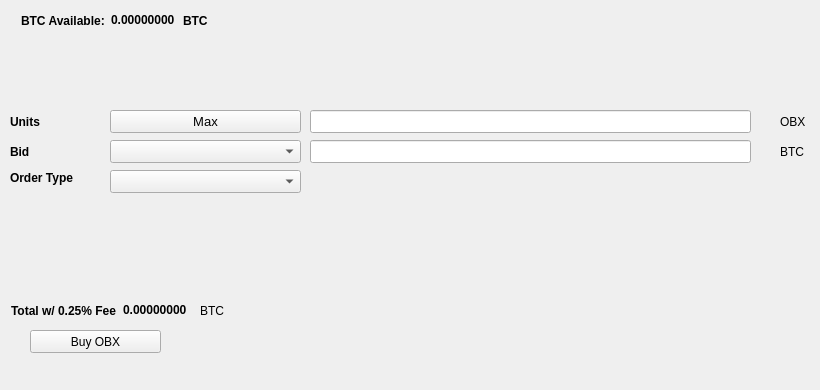
   <widget class="QWidget" name="BuyTab">
    <attribute name="title">
     <string>Buy</string>
    </attribute>
    <widget class="QPushButton" name="BuyOBX">
     <property name="geometry">
      <rect>
       <x>30</x>
       <y>330</y>
       <width>131</width>
       <height>23</height>
      </rect>
     </property>
     <property name="text">
      <string>Buy OBX</string>
     </property>
     <property name="icon">
      <iconset resource="../Orbox.qrc">
       <normaloff>:/icons/bitcoin</normaloff>:/icons/bitcoin</iconset>
     </property>
    </widget>
    <widget class="QLabel" name="label_3">
     <property name="geometry">
      <rect>
       <x>10</x>
       <y>110</y>
       <width>46</width>
       <height>23</height>
      </rect>
     </property>
     <property name="font">
      <font>
       <weight>75</weight>
       <bold>true</bold>
      </font>
     </property>
     <property name="text">
      <string>Units</string>
     </property>
    </widget>
    <widget class="QLineEdit" name="UnitsInput">
     <property name="geometry">
      <rect>
       <x>310</x>
       <y>110</y>
       <width>441</width>
       <height>23</height>
      </rect>
     </property>
     <property name="font">
      <font>
       <pointsize>9</pointsize>
       <weight>75</weight>
       <bold>true</bold>
      </font>
     </property>
    </widget>
    <widget class="QLineEdit" name="BuyBidPriceEdit">
     <property name="geometry">
      <rect>
       <x>310</x>
       <y>140</y>
       <width>441</width>
       <height>23</height>
      </rect>
     </property>
     <property name="font">
      <font>
       <pointsize>9</pointsize>
       <weight>75</weight>
       <bold>true</bold>
      </font>
     </property>
    </widget>
    <widget class="QLabel" name="label_4">
     <property name="geometry">
      <rect>
       <x>780</x>
       <y>110</y>
       <width>31</width>
       <height>23</height>
      </rect>
     </property>
     <property name="text">
      <string>OBX</string>
     </property>
    </widget>
    <widget class="QLabel" name="label_5">
     <property name="geometry">
      <rect>
       <x>780</x>
       <y>140</y>
       <width>31</width>
       <height>23</height>
      </rect>
     </property>
     <property name="text">
      <string>BTC</string>
     </property>
    </widget>
    <widget class="QLabel" name="label_6">
     <property name="geometry">
      <rect>
       <x>10</x>
       <y>140</y>
       <width>46</width>
       <height>23</height>
      </rect>
     </property>
     <property name="font">
      <font>
       <weight>75</weight>
       <bold>true</bold>
      </font>
     </property>
     <property name="text">
      <string>Bid</string>
     </property>
    </widget>
    <widget class="QLabel" name="label_7">
     <property name="geometry">
      <rect>
       <x>10</x>
       <y>170</y>
       <width>91</width>
       <height>16</height>
      </rect>
     </property>
     <property name="font">
      <font>
       <weight>75</weight>
       <bold>true</bold>
      </font>
     </property>
     <property name="text">
      <string>Order Type</string>
     </property>
    </widget>
    <widget class="QPushButton" name="Buy_Max_Amount">
     <property name="geometry">
      <rect>
       <x>110</x>
       <y>110</y>
       <width>191</width>
       <height>23</height>
      </rect>
     </property>
     <property name="font">
      <font>
       <pointsize>10</pointsize>
      </font>
     </property>
     <property name="text">
      <string>Max</string>
     </property>
    </widget>
    <widget class="QComboBox" name="BuyBidcomboBox">
     <property name="geometry">
      <rect>
       <x>110</x>
       <y>140</y>
       <width>191</width>
       <height>23</height>
      </rect>
     </property>
     <property name="font">
      <font>
       <pointsize>10</pointsize>
      </font>
     </property>
    </widget>
    <widget class="QComboBox" name="buyOrdertypeCombo">
     <property name="geometry">
      <rect>
       <x>110</x>
       <y>170</y>
       <width>191</width>
       <height>23</height>
      </rect>
     </property>
     <property name="font">
      <font>
       <pointsize>10</pointsize>
      </font>
     </property>
    </widget>
    <widget class="QWidget" name="layoutWidget1">
     <property name="geometry">
      <rect>
       <x>21</x>
       <y>11</y>
       <width>227</width>
       <height>19</height>
      </rect>
     </property>
     <layout class="QHBoxLayout" name="horizontalLayout_3">
      <item>
       <widget class="QLabel" name="label232">
        <property name="font">
         <font>
          <weight>75</weight>
          <bold>true</bold>
         </font>
        </property>
        <property name="text">
         <string>BTC Available:</string>
        </property>
       </widget>
      </item>
      <item>
       <widget class="QLabel" name="BtcAvailableLbl">
        <property name="palette">
         <palette>
          <active>
           <colorrole role="WindowText">
            <brush brushstyle="SolidPattern">
             <color alpha="255">
              <red>0</red>
              <green>0</green>
              <blue>0</blue>
             </color>
            </brush>
           </colorrole>
           <colorrole role="Button">
            <brush brushstyle="SolidPattern">
             <color alpha="255">
              <red>0</red>
              <green>170</green>
              <blue>0</blue>
             </color>
            </brush>
           </colorrole>
           <colorrole role="Light">
            <brush brushstyle="SolidPattern">
             <color alpha="255">
              <red>0</red>
              <green>255</green>
              <blue>0</blue>
             </color>
            </brush>
           </colorrole>
           <colorrole role="Midlight">
            <brush brushstyle="SolidPattern">
             <color alpha="255">
              <red>0</red>
              <green>212</green>
              <blue>0</blue>
             </color>
            </brush>
           </colorrole>
           <colorrole role="Dark">
            <brush brushstyle="SolidPattern">
             <color alpha="255">
              <red>0</red>
              <green>85</green>
              <blue>0</blue>
             </color>
            </brush>
           </colorrole>
           <colorrole role="Mid">
            <brush brushstyle="SolidPattern">
             <color alpha="255">
              <red>0</red>
              <green>113</green>
              <blue>0</blue>
             </color>
            </brush>
           </colorrole>
           <colorrole role="Text">
            <brush brushstyle="SolidPattern">
             <color alpha="255">
              <red>0</red>
              <green>170</green>
              <blue>0</blue>
             </color>
            </brush>
           </colorrole>
           <colorrole role="BrightText">
            <brush brushstyle="SolidPattern">
             <color alpha="255">
              <red>255</red>
              <green>255</green>
              <blue>255</blue>
             </color>
            </brush>
           </colorrole>
           <colorrole role="ButtonText">
            <brush brushstyle="SolidPattern">
             <color alpha="255">
              <red>0</red>
              <green>0</green>
              <blue>0</blue>
             </color>
            </brush>
           </colorrole>
           <colorrole role="Base">
            <brush brushstyle="SolidPattern">
             <color alpha="255">
              <red>255</red>
              <green>255</green>
              <blue>255</blue>
             </color>
            </brush>
           </colorrole>
           <colorrole role="Window">
            <brush brushstyle="SolidPattern">
             <color alpha="255">
              <red>0</red>
              <green>170</green>
              <blue>0</blue>
             </color>
            </brush>
           </colorrole>
           <colorrole role="Shadow">
            <brush brushstyle="SolidPattern">
             <color alpha="255">
              <red>0</red>
              <green>0</green>
              <blue>0</blue>
             </color>
            </brush>
           </colorrole>
           <colorrole role="AlternateBase">
            <brush brushstyle="SolidPattern">
             <color alpha="255">
              <red>127</red>
              <green>212</green>
              <blue>127</blue>
             </color>
            </brush>
           </colorrole>
           <colorrole role="ToolTipBase">
            <brush brushstyle="SolidPattern">
             <color alpha="255">
              <red>255</red>
              <green>255</green>
              <blue>220</blue>
             </color>
            </brush>
           </colorrole>
           <colorrole role="ToolTipText">
            <brush brushstyle="SolidPattern">
             <color alpha="255">
              <red>0</red>
              <green>0</green>
              <blue>0</blue>
             </color>
            </brush>
           </colorrole>
          </active>
          <inactive>
           <colorrole role="WindowText">
            <brush brushstyle="SolidPattern">
             <color alpha="255">
              <red>0</red>
              <green>0</green>
              <blue>0</blue>
             </color>
            </brush>
           </colorrole>
           <colorrole role="Button">
            <brush brushstyle="SolidPattern">
             <color alpha="255">
              <red>0</red>
              <green>170</green>
              <blue>0</blue>
             </color>
            </brush>
           </colorrole>
           <colorrole role="Light">
            <brush brushstyle="SolidPattern">
             <color alpha="255">
              <red>0</red>
              <green>255</green>
              <blue>0</blue>
             </color>
            </brush>
           </colorrole>
           <colorrole role="Midlight">
            <brush brushstyle="SolidPattern">
             <color alpha="255">
              <red>0</red>
              <green>212</green>
              <blue>0</blue>
             </color>
            </brush>
           </colorrole>
           <colorrole role="Dark">
            <brush brushstyle="SolidPattern">
             <color alpha="255">
              <red>0</red>
              <green>85</green>
              <blue>0</blue>
             </color>
            </brush>
           </colorrole>
           <colorrole role="Mid">
            <brush brushstyle="SolidPattern">
             <color alpha="255">
              <red>0</red>
              <green>113</green>
              <blue>0</blue>
             </color>
            </brush>
           </colorrole>
           <colorrole role="Text">
            <brush brushstyle="SolidPattern">
             <color alpha="255">
              <red>0</red>
              <green>170</green>
              <blue>0</blue>
             </color>
            </brush>
           </colorrole>
           <colorrole role="BrightText">
            <brush brushstyle="SolidPattern">
             <color alpha="255">
              <red>255</red>
              <green>255</green>
              <blue>255</blue>
             </color>
            </brush>
           </colorrole>
           <colorrole role="ButtonText">
            <brush brushstyle="SolidPattern">
             <color alpha="255">
              <red>0</red>
              <green>0</green>
              <blue>0</blue>
             </color>
            </brush>
           </colorrole>
           <colorrole role="Base">
            <brush brushstyle="SolidPattern">
             <color alpha="255">
              <red>255</red>
              <green>255</green>
              <blue>255</blue>
             </color>
            </brush>
           </colorrole>
           <colorrole role="Window">
            <brush brushstyle="SolidPattern">
             <color alpha="255">
              <red>0</red>
              <green>170</green>
              <blue>0</blue>
             </color>
            </brush>
           </colorrole>
           <colorrole role="Shadow">
            <brush brushstyle="SolidPattern">
             <color alpha="255">
              <red>0</red>
              <green>0</green>
              <blue>0</blue>
             </color>
            </brush>
           </colorrole>
           <colorrole role="AlternateBase">
            <brush brushstyle="SolidPattern">
             <color alpha="255">
              <red>127</red>
              <green>212</green>
              <blue>127</blue>
             </color>
            </brush>
           </colorrole>
           <colorrole role="ToolTipBase">
            <brush brushstyle="SolidPattern">
             <color alpha="255">
              <red>255</red>
              <green>255</green>
              <blue>220</blue>
             </color>
            </brush>
           </colorrole>
           <colorrole role="ToolTipText">
            <brush brushstyle="SolidPattern">
             <color alpha="255">
              <red>0</red>
              <green>0</green>
              <blue>0</blue>
             </color>
            </brush>
           </colorrole>
          </inactive>
          <disabled>
           <colorrole role="WindowText">
            <brush brushstyle="SolidPattern">
             <color alpha="255">
              <red>0</red>
              <green>85</green>
              <blue>0</blue>
             </color>
            </brush>
           </colorrole>
           <colorrole role="Button">
            <brush brushstyle="SolidPattern">
             <color alpha="255">
              <red>0</red>
              <green>170</green>
              <blue>0</blue>
             </color>
            </brush>
           </colorrole>
           <colorrole role="Light">
            <brush brushstyle="SolidPattern">
             <color alpha="255">
              <red>0</red>
              <green>255</green>
              <blue>0</blue>
             </color>
            </brush>
           </colorrole>
           <colorrole role="Midlight">
            <brush brushstyle="SolidPattern">
             <color alpha="255">
              <red>0</red>
              <green>212</green>
              <blue>0</blue>
             </color>
            </brush>
           </colorrole>
           <colorrole role="Dark">
            <brush brushstyle="SolidPattern">
             <color alpha="255">
              <red>0</red>
              <green>85</green>
              <blue>0</blue>
             </color>
            </brush>
           </colorrole>
           <colorrole role="Mid">
            <brush brushstyle="SolidPattern">
             <color alpha="255">
              <red>0</red>
              <green>113</green>
              <blue>0</blue>
             </color>
            </brush>
           </colorrole>
           <colorrole role="Text">
            <brush brushstyle="SolidPattern">
             <color alpha="255">
              <red>0</red>
              <green>85</green>
              <blue>0</blue>
             </color>
            </brush>
           </colorrole>
           <colorrole role="BrightText">
            <brush brushstyle="SolidPattern">
             <color alpha="255">
              <red>255</red>
              <green>255</green>
              <blue>255</blue>
             </color>
            </brush>
           </colorrole>
           <colorrole role="ButtonText">
            <brush brushstyle="SolidPattern">
             <color alpha="255">
              <red>0</red>
              <green>85</green>
              <blue>0</blue>
             </color>
            </brush>
           </colorrole>
           <colorrole role="Base">
            <brush brushstyle="SolidPattern">
             <color alpha="255">
              <red>0</red>
              <green>170</green>
              <blue>0</blue>
             </color>
            </brush>
           </colorrole>
           <colorrole role="Window">
            <brush brushstyle="SolidPattern">
             <color alpha="255">
              <red>0</red>
              <green>170</green>
              <blue>0</blue>
             </color>
            </brush>
           </colorrole>
           <colorrole role="Shadow">
            <brush brushstyle="SolidPattern">
             <color alpha="255">
              <red>0</red>
              <green>0</green>
              <blue>0</blue>
             </color>
            </brush>
           </colorrole>
           <colorrole role="AlternateBase">
            <brush brushstyle="SolidPattern">
             <color alpha="255">
              <red>0</red>
              <green>170</green>
              <blue>0</blue>
             </color>
            </brush>
           </colorrole>
           <colorrole role="ToolTipBase">
            <brush brushstyle="SolidPattern">
             <color alpha="255">
              <red>255</red>
              <green>255</green>
              <blue>220</blue>
             </color>
            </brush>
           </colorrole>
           <colorrole role="ToolTipText">
            <brush brushstyle="SolidPattern">
             <color alpha="255">
              <red>0</red>
              <green>0</green>
              <blue>0</blue>
             </color>
            </brush>
           </colorrole>
          </disabled>
         </palette>
        </property>
        <property name="font">
         <font>
          <weight>75</weight>
          <bold>true</bold>
         </font>
        </property>
        <property name="text">
         <string>0.00000000</string>
        </property>
        <property name="textInteractionFlags">
         <set>Qt::LinksAccessibleByMouse|Qt::TextSelectableByKeyboard|Qt::TextSelectableByMouse</set>
        </property>
       </widget>
      </item>
      <item>
       <widget class="QLabel" name="BtcAvailableLbl_2">
        <property name="font">
         <font>
          <weight>75</weight>
          <bold>true</bold>
         </font>
        </property>
        <property name="text">
         <string>BTC</string>
        </property>
       </widget>
      </item>
     </layout>
    </widget>
    <widget class="QWidget" name="layoutWidge2">
     <property name="geometry">
      <rect>
       <x>11</x>
       <y>301</y>
       <width>259</width>
       <height>19</height>
      </rect>
     </property>
     <layout class="QHBoxLayout" name="horizontalLayout_4">
      <item>
       <widget class="QLabel" name="label_9">
        <property name="font">
         <font>
          <weight>75</weight>
          <bold>true</bold>
         </font>
        </property>
        <property name="text">
         <string>Total w/ 0.25% Fee</string>
        </property>
       </widget>
      </item>
      <item>
       <widget class="QLabel" name="BuyCostLabel">
        <property name="palette">
         <palette>
          <active>
           <colorrole role="WindowText">
            <brush brushstyle="SolidPattern">
             <color alpha="255">
              <red>0</red>
              <green>0</green>
              <blue>0</blue>
             </color>
            </brush>
           </colorrole>
           <colorrole role="Button">
            <brush brushstyle="SolidPattern">
             <color alpha="255">
              <red>0</red>
              <green>170</green>
              <blue>0</blue>
             </color>
            </brush>
           </colorrole>
           <colorrole role="Light">
            <brush brushstyle="SolidPattern">
             <color alpha="255">
              <red>0</red>
              <green>255</green>
              <blue>0</blue>
             </color>
            </brush>
           </colorrole>
           <colorrole role="Midlight">
            <brush brushstyle="SolidPattern">
             <color alpha="255">
              <red>0</red>
              <green>212</green>
              <blue>0</blue>
             </color>
            </brush>
           </colorrole>
           <colorrole role="Dark">
            <brush brushstyle="SolidPattern">
             <color alpha="255">
              <red>0</red>
              <green>85</green>
              <blue>0</blue>
             </color>
            </brush>
           </colorrole>
           <colorrole role="Mid">
            <brush brushstyle="SolidPattern">
             <color alpha="255">
              <red>0</red>
              <green>113</green>
              <blue>0</blue>
             </color>
            </brush>
           </colorrole>
           <colorrole role="Text">
            <brush brushstyle="SolidPattern">
             <color alpha="255">
              <red>0</red>
              <green>170</green>
              <blue>0</blue>
             </color>
            </brush>
           </colorrole>
           <colorrole role="BrightText">
            <brush brushstyle="SolidPattern">
             <color alpha="255">
              <red>255</red>
              <green>255</green>
              <blue>255</blue>
             </color>
            </brush>
           </colorrole>
           <colorrole role="ButtonText">
            <brush brushstyle="SolidPattern">
             <color alpha="255">
              <red>0</red>
              <green>0</green>
              <blue>0</blue>
             </color>
            </brush>
           </colorrole>
           <colorrole role="Base">
            <brush brushstyle="SolidPattern">
             <color alpha="255">
              <red>255</red>
              <green>255</green>
              <blue>255</blue>
             </color>
            </brush>
           </colorrole>
           <colorrole role="Window">
            <brush brushstyle="SolidPattern">
             <color alpha="255">
              <red>0</red>
              <green>170</green>
              <blue>0</blue>
             </color>
            </brush>
           </colorrole>
           <colorrole role="Shadow">
            <brush brushstyle="SolidPattern">
             <color alpha="255">
              <red>0</red>
              <green>0</green>
              <blue>0</blue>
             </color>
            </brush>
           </colorrole>
           <colorrole role="AlternateBase">
            <brush brushstyle="SolidPattern">
             <color alpha="255">
              <red>127</red>
              <green>212</green>
              <blue>127</blue>
             </color>
            </brush>
           </colorrole>
           <colorrole role="ToolTipBase">
            <brush brushstyle="SolidPattern">
             <color alpha="255">
              <red>255</red>
              <green>255</green>
              <blue>220</blue>
             </color>
            </brush>
           </colorrole>
           <colorrole role="ToolTipText">
            <brush brushstyle="SolidPattern">
             <color alpha="255">
              <red>0</red>
              <green>0</green>
              <blue>0</blue>
             </color>
            </brush>
           </colorrole>
          </active>
          <inactive>
           <colorrole role="WindowText">
            <brush brushstyle="SolidPattern">
             <color alpha="255">
              <red>0</red>
              <green>0</green>
              <blue>0</blue>
             </color>
            </brush>
           </colorrole>
           <colorrole role="Button">
            <brush brushstyle="SolidPattern">
             <color alpha="255">
              <red>0</red>
              <green>170</green>
              <blue>0</blue>
             </color>
            </brush>
           </colorrole>
           <colorrole role="Light">
            <brush brushstyle="SolidPattern">
             <color alpha="255">
              <red>0</red>
              <green>255</green>
              <blue>0</blue>
             </color>
            </brush>
           </colorrole>
           <colorrole role="Midlight">
            <brush brushstyle="SolidPattern">
             <color alpha="255">
              <red>0</red>
              <green>212</green>
              <blue>0</blue>
             </color>
            </brush>
           </colorrole>
           <colorrole role="Dark">
            <brush brushstyle="SolidPattern">
             <color alpha="255">
              <red>0</red>
              <green>85</green>
              <blue>0</blue>
             </color>
            </brush>
           </colorrole>
           <colorrole role="Mid">
            <brush brushstyle="SolidPattern">
             <color alpha="255">
              <red>0</red>
              <green>113</green>
              <blue>0</blue>
             </color>
            </brush>
           </colorrole>
           <colorrole role="Text">
            <brush brushstyle="SolidPattern">
             <color alpha="255">
              <red>0</red>
              <green>170</green>
              <blue>0</blue>
             </color>
            </brush>
           </colorrole>
           <colorrole role="BrightText">
            <brush brushstyle="SolidPattern">
             <color alpha="255">
              <red>255</red>
              <green>255</green>
              <blue>255</blue>
             </color>
            </brush>
           </colorrole>
           <colorrole role="ButtonText">
            <brush brushstyle="SolidPattern">
             <color alpha="255">
              <red>0</red>
              <green>0</green>
              <blue>0</blue>
             </color>
            </brush>
           </colorrole>
           <colorrole role="Base">
            <brush brushstyle="SolidPattern">
             <color alpha="255">
              <red>255</red>
              <green>255</green>
              <blue>255</blue>
             </color>
            </brush>
           </colorrole>
           <colorrole role="Window">
            <brush brushstyle="SolidPattern">
             <color alpha="255">
              <red>0</red>
              <green>170</green>
              <blue>0</blue>
             </color>
            </brush>
           </colorrole>
           <colorrole role="Shadow">
            <brush brushstyle="SolidPattern">
             <color alpha="255">
              <red>0</red>
              <green>0</green>
              <blue>0</blue>
             </color>
            </brush>
           </colorrole>
           <colorrole role="AlternateBase">
            <brush brushstyle="SolidPattern">
             <color alpha="255">
              <red>127</red>
              <green>212</green>
              <blue>127</blue>
             </color>
            </brush>
           </colorrole>
           <colorrole role="ToolTipBase">
            <brush brushstyle="SolidPattern">
             <color alpha="255">
              <red>255</red>
              <green>255</green>
              <blue>220</blue>
             </color>
            </brush>
           </colorrole>
           <colorrole role="ToolTipText">
            <brush brushstyle="SolidPattern">
             <color alpha="255">
              <red>0</red>
              <green>0</green>
              <blue>0</blue>
             </color>
            </brush>
           </colorrole>
          </inactive>
          <disabled>
           <colorrole role="WindowText">
            <brush brushstyle="SolidPattern">
             <color alpha="255">
              <red>0</red>
              <green>85</green>
              <blue>0</blue>
             </color>
            </brush>
           </colorrole>
           <colorrole role="Button">
            <brush brushstyle="SolidPattern">
             <color alpha="255">
              <red>0</red>
              <green>170</green>
              <blue>0</blue>
             </color>
            </brush>
           </colorrole>
           <colorrole role="Light">
            <brush brushstyle="SolidPattern">
             <color alpha="255">
              <red>0</red>
              <green>255</green>
              <blue>0</blue>
             </color>
            </brush>
           </colorrole>
           <colorrole role="Midlight">
            <brush brushstyle="SolidPattern">
             <color alpha="255">
              <red>0</red>
              <green>212</green>
              <blue>0</blue>
             </color>
            </brush>
           </colorrole>
           <colorrole role="Dark">
            <brush brushstyle="SolidPattern">
             <color alpha="255">
              <red>0</red>
              <green>85</green>
              <blue>0</blue>
             </color>
            </brush>
           </colorrole>
           <colorrole role="Mid">
            <brush brushstyle="SolidPattern">
             <color alpha="255">
              <red>0</red>
              <green>113</green>
              <blue>0</blue>
             </color>
            </brush>
           </colorrole>
           <colorrole role="Text">
            <brush brushstyle="SolidPattern">
             <color alpha="255">
              <red>0</red>
              <green>85</green>
              <blue>0</blue>
             </color>
            </brush>
           </colorrole>
           <colorrole role="BrightText">
            <brush brushstyle="SolidPattern">
             <color alpha="255">
              <red>255</red>
              <green>255</green>
              <blue>255</blue>
             </color>
            </brush>
           </colorrole>
           <colorrole role="ButtonText">
            <brush brushstyle="SolidPattern">
             <color alpha="255">
              <red>0</red>
              <green>85</green>
              <blue>0</blue>
             </color>
            </brush>
           </colorrole>
           <colorrole role="Base">
            <brush brushstyle="SolidPattern">
             <color alpha="255">
              <red>0</red>
              <green>170</green>
              <blue>0</blue>
             </color>
            </brush>
           </colorrole>
           <colorrole role="Window">
            <brush brushstyle="SolidPattern">
             <color alpha="255">
              <red>0</red>
              <green>170</green>
              <blue>0</blue>
             </color>
            </brush>
           </colorrole>
           <colorrole role="Shadow">
            <brush brushstyle="SolidPattern">
             <color alpha="255">
              <red>0</red>
              <green>0</green>
              <blue>0</blue>
             </color>
            </brush>
           </colorrole>
           <colorrole role="AlternateBase">
            <brush brushstyle="SolidPattern">
             <color alpha="255">
              <red>0</red>
              <green>170</green>
              <blue>0</blue>
             </color>
            </brush>
           </colorrole>
           <colorrole role="ToolTipBase">
            <brush brushstyle="SolidPattern">
             <color alpha="255">
              <red>255</red>
              <green>255</green>
              <blue>220</blue>
             </color>
            </brush>
           </colorrole>
           <colorrole role="ToolTipText">
            <brush brushstyle="SolidPattern">
             <color alpha="255">
              <red>0</red>
              <green>0</green>
              <blue>0</blue>
             </color>
            </brush>
           </colorrole>
          </disabled>
         </palette>
        </property>
        <property name="font">
         <font>
          <weight>75</weight>
          <bold>true</bold>
         </font>
        </property>
        <property name="autoFillBackground">
         <bool>false</bool>
        </property>
        <property name="text">
         <string>0.00000000</string>
        </property>
        <property name="textInteractionFlags">
         <set>Qt::LinksAccessibleByMouse|Qt::TextSelectableByMouse</set>
        </property>
       </widget>
      </item>
      <item>
       <widget class="QLabel" name="label_10">
        <property name="font">
         <font>
          <weight>50</weight>
          <bold>false</bold>
         </font>
        </property>
        <property name="text">
         <string>BTC</string>
        </property>
       </widget>
      </item>
     </layout>
    </widget>
    <widget class="QLabel" name="label_24">
     <property name="geometry">
      <rect>
       <x>460</x>
       <y>300</y>
       <width>281</width>
       <height>81</height>
      </rect>
     </property>
     <property name="text">
      <string/>
     </property>
     <property name="pixmap">
      <pixmap>:/images/bittrex</pixmap>
     </property>
    </widget>
   </widget>
